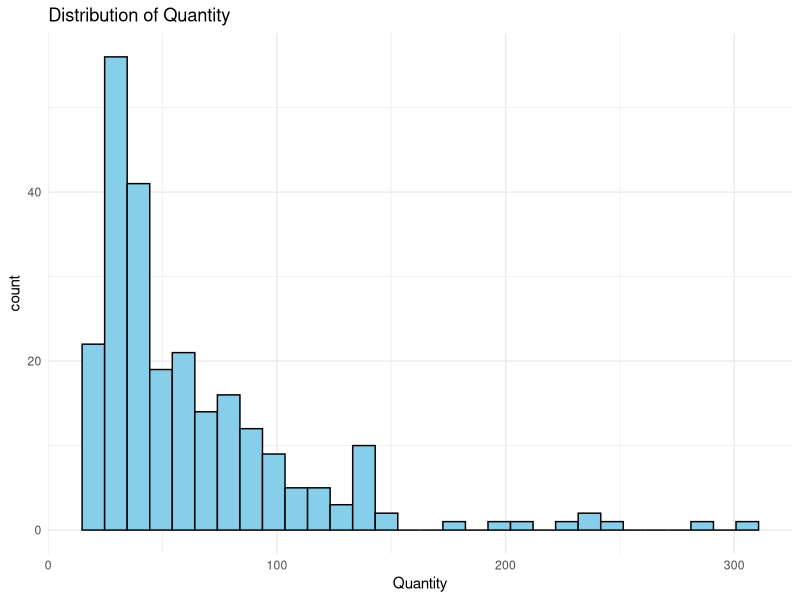
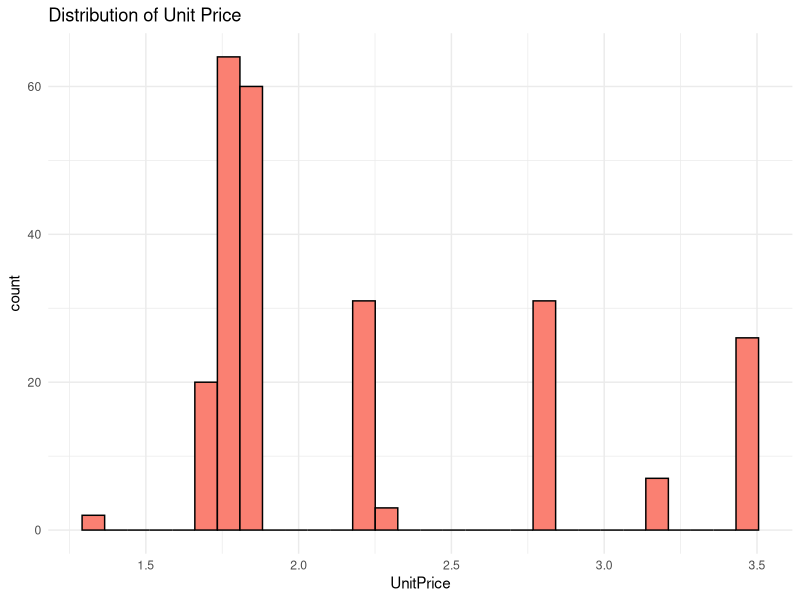

Write the R code that produced these figures, in order.
# Load required libraries
library(readxl)
library(dplyr)
library(ggplot2)
library(tidyr)
library(lubridate)
library(corrplot)

# Load the Excel file and sheet
data <- read_excel("Sampledatafoodslaes.xlsx", sheet = "FoodSales")

# View structure
str(data)

# Shape of the dataset
cat("Rows:", nrow(data), " Columns:", ncol(data), "\n")

# Check for missing values
sapply(data, function(x) sum(is.na(x)))

# Check for duplicates
cat("Duplicates:", sum(duplicated(data)), "\n")

# Summary statistics for numerical columns
summary(select(data, Quantity, UnitPrice))

# Frequency counts for categorical variables
table(data$Region)
table(data$City)
table(data$Category)

# Feature Engineering
data <- data %>%
  mutate(
    TotalSales = Quantity * UnitPrice,
    OrderDate = as.Date(OrderDate),
    Month = month(OrderDate, label = TRUE),
    Year = year(OrderDate)
  )

# Histograms for Quantity and UnitPrice
ggplot(data, aes(x = Quantity)) + 
  geom_histogram(bins = 30, fill = "skyblue", color = "black") +
  theme_minimal() + ggtitle("Distribution of Quantity")

ggplot(data, aes(x = UnitPrice)) + 
  geom_histogram(bins = 30, fill = "salmon", color = "black") +
  theme_minimal() + ggtitle("Distribution of Unit Price")